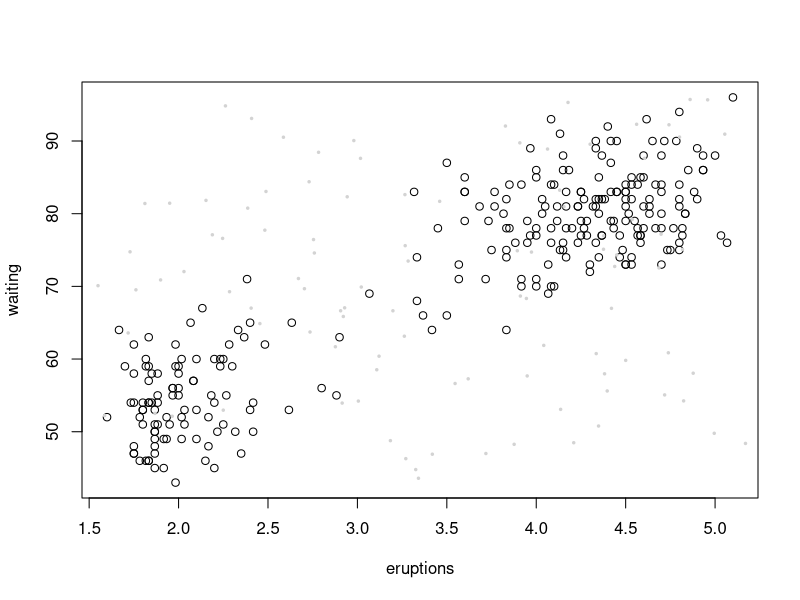
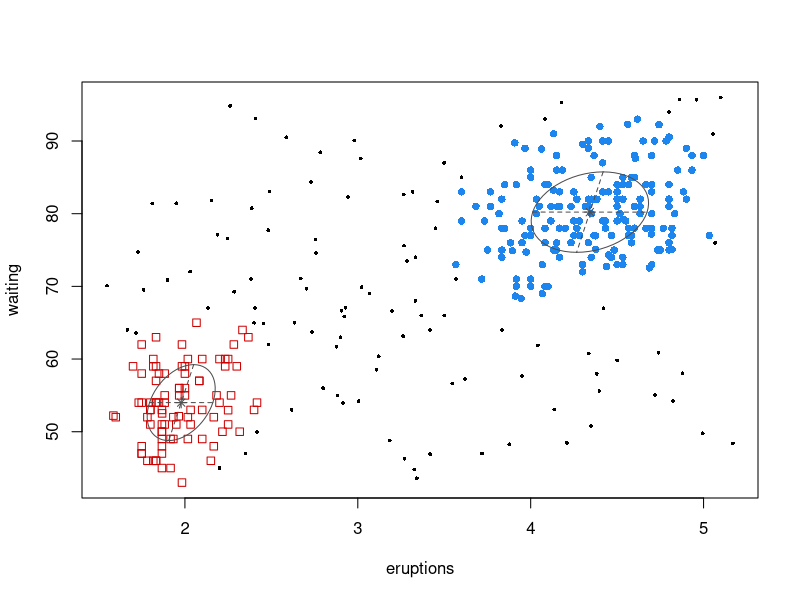

The R script that drew these images, in order:
library(mclust)


### Name: Mclust
### Title: Model-Based Clustering
### Aliases: Mclust print.Mclust
### Keywords: cluster

### ** Examples

mod1 <- Mclust(iris[,1:4])
summary(mod1)

mod2 <- Mclust(iris[,1:4], G = 3)
summary(mod2, parameters = TRUE)

# Using prior
mod3 <- Mclust(iris[,1:4], prior = priorControl())
summary(mod3)

mod4 <- Mclust(iris[,1:4], prior = priorControl(functionName="defaultPrior", shrinkage=0.1))
summary(mod4)

# Clustering of faithful data with some artificial noise added 
nNoise <- 100
set.seed(0) # to make it reproducible
Noise <- apply(faithful, 2, function(x) 
                            runif(nNoise, min = min(x)-.1, max = max(x)+.1))
data <- rbind(faithful, Noise)
plot(faithful)
points(Noise, pch = 20, cex = 0.5, col = "lightgrey")
set.seed(0)
NoiseInit <- sample(c(TRUE,FALSE), size = nrow(faithful)+nNoise, 
                    replace = TRUE, prob = c(3,1)/4)
mod5 <- Mclust(data, initialization = list(noise = NoiseInit))
summary(mod5, parameter = TRUE)
plot(mod5, what = "classification")
